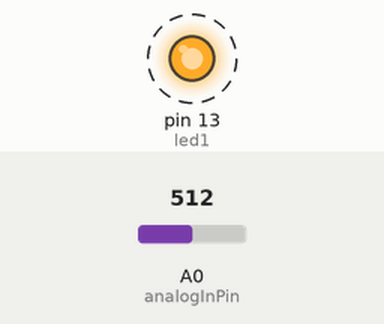
The sketch below on a simulated Arduino Uno, built with avr-gcc and run on an emulated ATmega328P. On the bench: output pins drawn as LEDs (lit = HIGH). Dashed ring = blinking. The inputs (shaded band) are chosen by the test bench; at power-on: A0 (analogInPin) = 512. What the sketch prints to the serial monitor is not drawn.

Above: at 0.5 s.
Timing chart, 0 to 4.6 s (numbered marks = the images above):
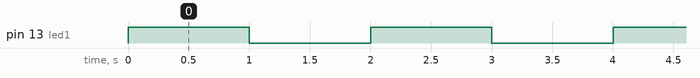

Measured:
- by itself, pin 13 (led1): alternates HIGH for 1.0 s and LOW for 1.0 s

The sketch:

without_rtos.ino
```cpp
#define led1 13
#define analogInPin  A0

void setup() {
  // initialize digital pin led1 as an output.
  pinMode(led1, OUTPUT);
  Serial.begin(9600);
}

void loop() {
  digitalWrite(led1, HIGH);   // turn the LED on (HIGH is the voltage level)
  delay(1000);                       // wait for a second
  digitalWrite(led1, LOW);    // turn the LED off by making the voltage LOW
  delay(1000);                       // wait for a second
  int sensorValue = analogRead(analogInPin);
  Serial.print("sensor = ");
  Serial.print(sensorValue);
  delay(1);
}
```
